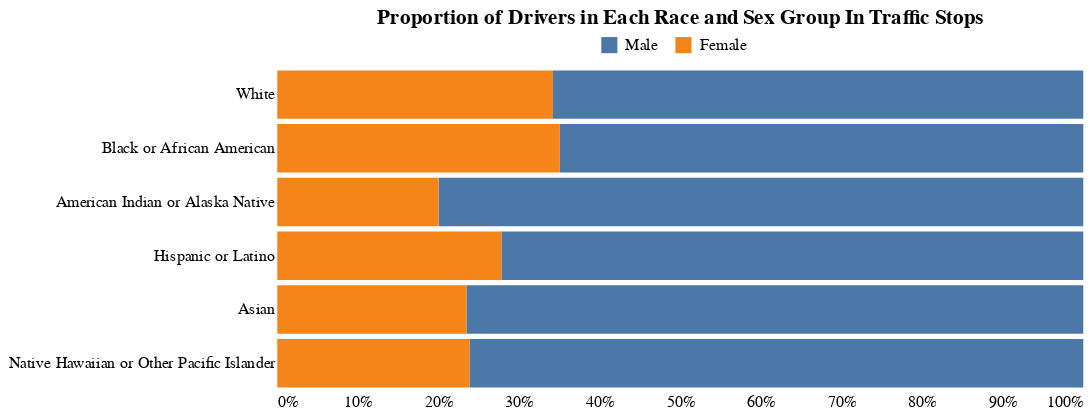

Write notebook code for a chart like this one.
### Code cell
alt.Chart(race_sex_count, title="Proportion of Drivers in Each Race and Sex Group In Traffic Stops").mark_bar().encode(
    y= alt.Y('DRRACE', sort= ['White'], title='', axis=alt.Axis(ticks=False, domain =False)),
    x=alt.X('COUNT', stack="normalize", title='', axis=alt.Axis(format='%', ticks=False, domain =False)),
    color= alt.Color('DRSEX', sort=["blue", 'red'], legend=alt.Legend(orient='none', title = '', direction = "horizontal", legendX = 200, legendY = -20)),
    text=alt.Text('COUNT')
).configure_axis(
      grid=False
  ).configure_view(
      strokeWidth=0
  ).properties(width = 500, height = 200)

#add_footer_to_plot(chart3, "Source: Illinois Department ofTransportation Traffic and Pedestrian Stop Study")

### Figure 1 — Vega-Lite specification as saved in the notebook (floating-point values rounded to 4 significant figures)
{"config": {"view": {"continuousWidth": 400, "continuousHeight": 300, "strokeWidth": 0}, "axis": {"grid": false}}, "data": {"name": "data-67363bc54a7015d42f9a0588c21415b6"}, "mark": "bar", "encoding": {"color": {"field": "DRSEX", "legend": {"direction": "horizontal", "legendX": 200, "legendY": -20, "orient": "none", "title": ""}, "sort": ["blue", "red"], "type": "nominal"}, "text": {"field": "COUNT", "type": "quantitative"}, "x": {"axis": {"domain": false, "format": "%", "ticks": false}, "field": "COUNT", "stack": "normalize", "title": "", "type": "quantitative"}, "y": {"axis": {"domain": false, "ticks": false}, "field": "DRRACE", "sort": ["White"], "title": "", "type": "nominal"}}, "height": 200, "title": "Proportion of Drivers in Each Race and Sex Group In Traffic Stops", "width": 500, "$schema": "https://vega.github.io/schema/vega-lite/v4.17.0.json", "datasets": {"data-67363bc54a7015d42f9a0588c21415b6": [{"DRRACE": "White", "DRSEX": "Male", "COUNT": 17019}, {"DRRACE": "White", "DRSEX": "Female", "COUNT": 8849}, {"DRRACE": "Black or African American", "DRSEX": "Male", "COUNT": 122498}, {"DRRACE": "Black or African American", "DRSEX": "Female", "COUNT": 66154}, {"DRRACE": "American Indian or Alaska Native", "DRSEX": "Male", "COUNT": 719}, {"DRRACE": "American Indian or Alaska Native", "DRSEX": "Female", "COUNT": 180}, {"DRRACE": "Hispanic or Latino", "DRSEX": "Male", "COUNT": 48257}, {"DRRACE": "Hispanic or Latino", "DRSEX": "Female", "COUNT": 18590}, {"DRRACE": "Asian", "DRSEX": "Male", "COUNT": 5071}, {"DRRACE": "Asian", "DRSEX": "Female", "COUNT": 1555}, {"DRRACE": "Native Hawaiian or Other Pacific Islander", "DRSEX": "Male", "COUNT": 447}, {"DRRACE": "Native Hawaiian or Other Pacific Islander", "DRSEX": "Female", "COUNT": 140}]}}
